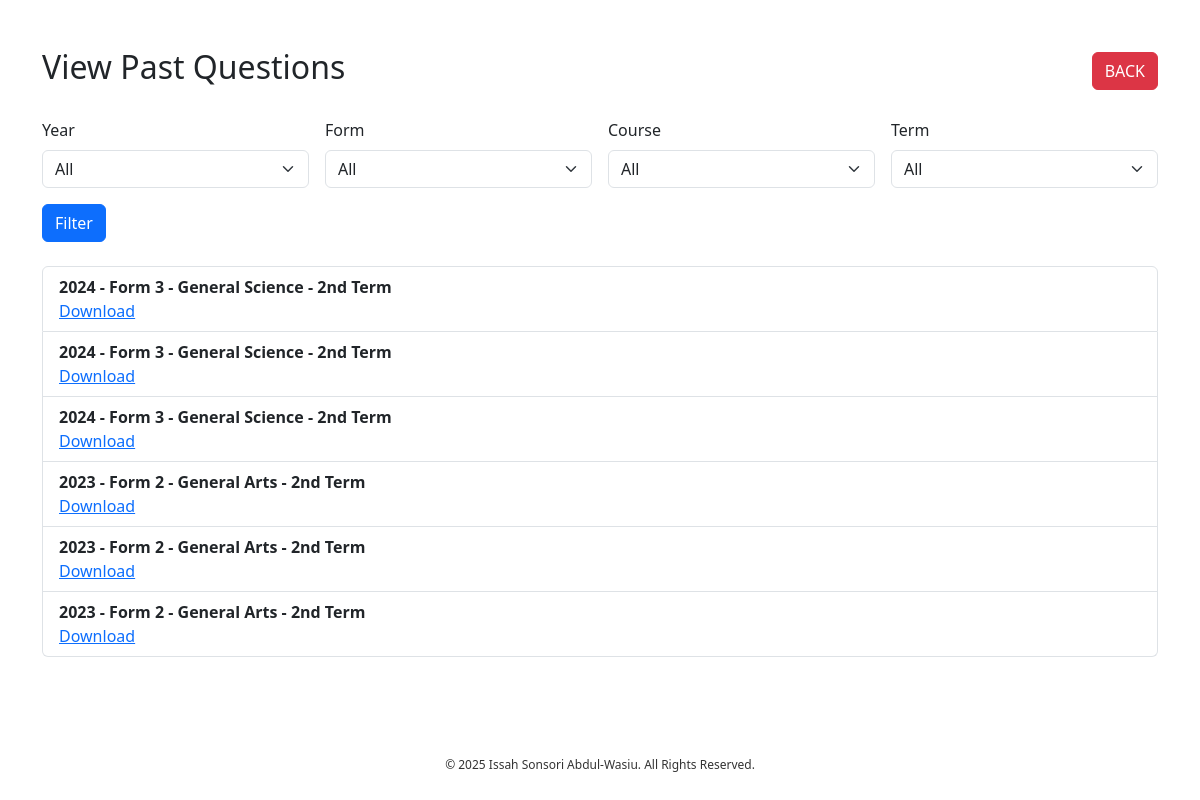
Page /student/view_pastquestions.php on the committed database.
### tables this page shows
CREATE TABLE `questions` (
  `id` int(11) NOT NULL,
  `year` varchar(10) DEFAULT NULL,
  `form` varchar(10) DEFAULT NULL,
  `course` varchar(100) DEFAULT NULL,
  `term` varchar(10) DEFAULT NULL,
  `filename` varchar(255) DEFAULT NULL,
  `upload_date` timestamp NOT NULL DEFAULT current_timestamp()
);

### student/view_pastquestions.php (the view, shortened to what this page needs)
<?php include("../db.php"); ?>
<!DOCTYPE html>
<html lang="en">
<head>
  <link href="https://cdn.jsdelivr.net/npm/bootstrap@5.3.0-alpha3/dist/css/bootstrap.min.css" rel="stylesheet" />
</head>
<body>
  <div class="container mt-5">
    <div class="d-flex justify-content-between align-items-center mb-4">
      <h2>View Past Questions</h2>
      <a href="dashboard.php" class="btn btn-danger">BACK</a>
    </div>
    <form method="get" action="" class="mb-4">
      <div class="row g-3">
        <div class="col-md-3">
          <label for="year" class="form-label">Year</label>
          <select class="form-select" name="year" id="year">
            <option value="">All</option>
          </select>
        </div>
        <div class="col-md-3">
          <label for="form" class="form-label">Form</label>
          <select class="form-select" name="form" id="form">
            <option value="">All</option>
          </select>
        </div>
        <div class="col-md-3">
          <label for="course" class="form-label">Course</label>
          <select class="form-select" name="course" id="course">
            <option value="">All</option>
          </select>
        </div>
        <div class="col-md-3">
          <label for="term" class="form-label">Term</label>
          <select class="form-select" name="term" id="term">
            <option value="">All</option>
          </select>
        </div>
      </div>
      <button type="submit" class="btn btn-primary mt-3">Filter</button>
    </form>
    <?php
      $query = "SELECT * FROM questions WHERE 1=1";
      $result = $conn->query($query);
      echo "<ul class='list-group'>";
      if ($result->num_rows > 0) {
        while ($row = $result->fetch_assoc()) {
          echo "<li class='list-group-item'>
                  <strong>{$row['year']} - {$row['form']} - {$row['course']} - {$row['term']}</strong>
                  <br><a href='../uploads/{$row['filename']}' target='_blank'>Download</a>
                </li>";
        }
      } else {
        echo "<li class='list-group-item text-danger'>No past questions found for the selected filters.</li>";
      }
      echo "</ul>";
    ?>
  </div>
</body>
</html>
<?php include("../footer.php"); ?>

### footer.php
<footer style="position: fixed; bottom: 0; width: 100%; text-align: center; padding: 10px 0; font-size: 12px; color: #333;">
  <p>© 2025 Issah Sonsori Abdul-Wasiu. All Rights Reserved.</p>
</footer>

### rows in the picture
questions: year "2024", form "Form 3", course "General Science", term "2nd Term"
questions: year "2024", form "Form 3", course "General Science", term "2nd Term"
questions: year "2024", form "Form 3", course "General Science", term "2nd Term"
questions: year "2023", form "Form 2", course "General Arts", term "2nd Term"
questions: year "2023", form "Form 2", course "General Arts", term "2nd Term"
questions: year "2023", form "Form 2", course "General Arts", term "2nd Term"
